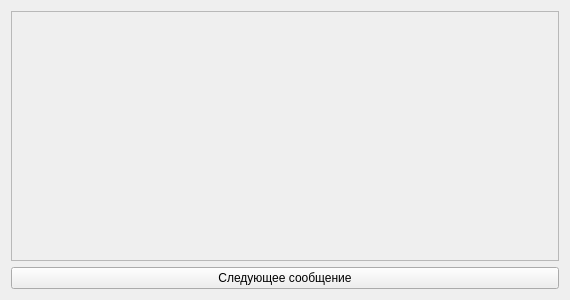
<?xml version="1.0" encoding="UTF-8"?>
<ui version="4.0">
 <class>MessageForm</class>
 <widget class="QWidget" name="MessageForm">
  <property name="geometry">
   <rect>
    <x>0</x>
    <y>0</y>
    <width>570</width>
    <height>300</height>
   </rect>
  </property>
  <property name="minimumSize">
   <size>
    <width>570</width>
    <height>300</height>
   </size>
  </property>
  <property name="windowTitle">
   <string>Новые сообщения</string>
  </property>
  <layout class="QGridLayout" name="gridLayout">
   <item row="1" column="0">
    <widget class="QPushButton" name="nextMessageButton">
     <property name="text">
      <string>Следующее сообщение</string>
     </property>
    </widget>
   </item>
   <item row="0" column="0">
    <widget class="QScrollArea" name="scrollArea">
     <property name="widgetResizable">
      <bool>true</bool>
     </property>
     <widget class="QWidget" name="scrollAreaWidgetContents">
      <property name="geometry">
       <rect>
        <x>0</x>
        <y>0</y>
        <width>550</width>
        <height>249</height>
       </rect>
      </property>
      <layout class="QGridLayout" name="gridLayout_2"/>
     </widget>
    </widget>
   </item>
  </layout>
 </widget>
 <resources/>
 <connections/>
</ui>
